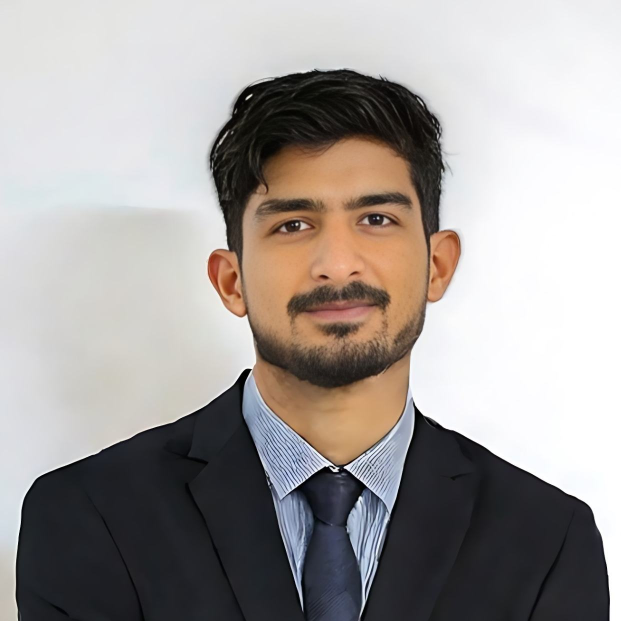
#> input picture Python Mega Course/App-02/images/Photo.jpg, 1242 x 1242 px, given in place of the camera (shown at 1/2 size)
$ python main.py
#> lines starting #> are read from the running program, lines starting #| are printed output that depends on the picture
import cv2 # type: ignore
import time

video = cv2.VideoCapture(0)
time.sleep(1)

first_frame = None
status_list = []

while True:
    check, frame = video.read()
#> frame is the input picture: shape (1242, 1242, 3); mean B, G, R 155, 157.4, 162.6
    gray_frame = cv2.cvtColor(frame, cv2.COLOR_BGR2GRAY)
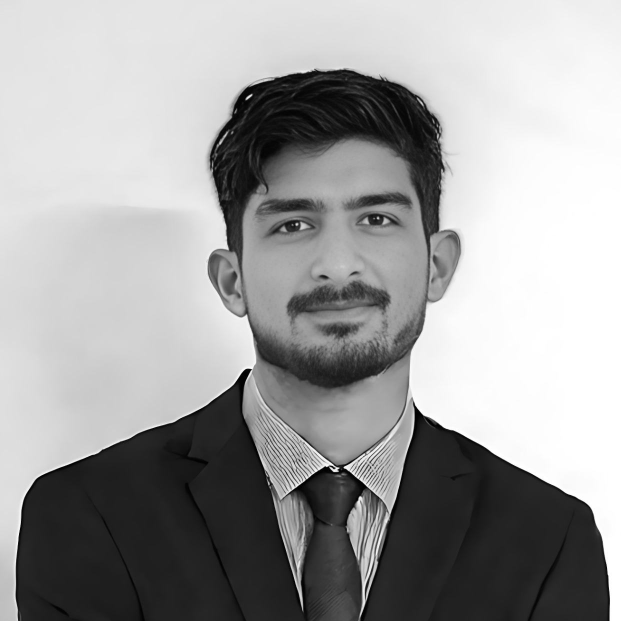
#> gray_frame: shape (1242, 1242) (shown at 1/2 size); min 0, max 255, mean 158.7
    gray_frame_gau = cv2.GaussianBlur(gray_frame, (21, 21), 0)
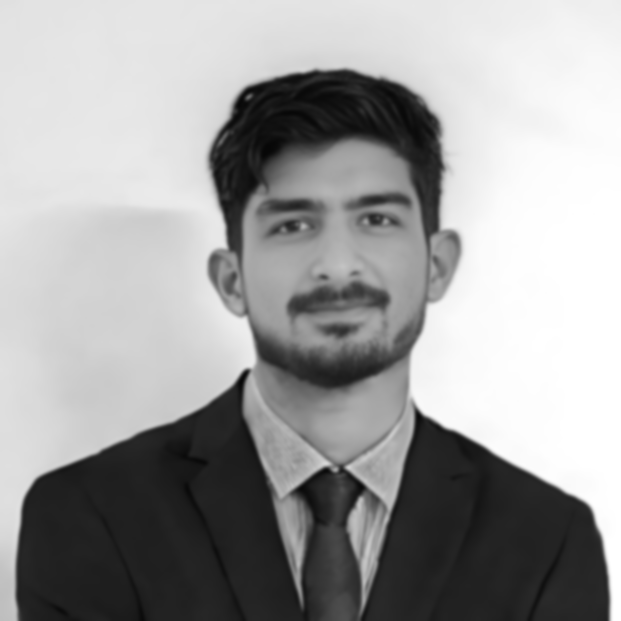
#> gray_frame_gau: shape (1242, 1242) (shown at 1/2 size); min 6, max 255, mean 158.7

    if first_frame is None:
        first_frame = gray_frame_gau

    delta_frame = cv2.absdiff(first_frame, gray_frame_gau)
#> delta_frame: shape (1242, 1242); every value is 0

    thresh_frame = cv2.threshold(delta_frame, 60, 255, cv2.THRESH_BINARY)[1]
    dil_frame = cv2.dilate(thresh_frame, None, iterations=2)
    cv2.imshow("My Video", dil_frame)

    contours, check = cv2.findContours(dil_frame, cv2.RETR_EXTERNAL, cv2.CHAIN_APPROX_SIMPLE)
#> contours = []; check = None

    for contour in contours:
        if cv2.contourArea(contour) < 5000:
            continue
        x, y, w, h = cv2.boundingRect(contour)
        rectangle = cv2.rectangle(frame, (x, y), (x+w, y+h), (0, 255, 0), 3)

        if rectangle.any():
            print("Motion Detected")
            status = 1
#> this loop made 0 passes

#> (the run stopped early here; a loop or call above may not have finished)
